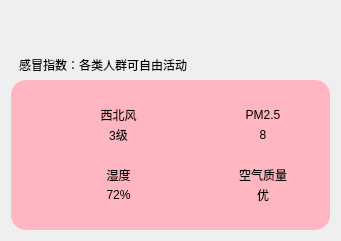
    <widget class="QWidget" name="widget_10" native="true">
     <property name="geometry">
      <rect>
       <x>10</x>
       <y>190</y>
       <width>341</width>
       <height>241</height>
      </rect>
     </property>
     <layout class="QVBoxLayout" name="verticalLayout_9">
      <item>
       <spacer name="verticalSpacer">
        <property name="orientation">
         <enum>Qt::Vertical</enum>
        </property>
        <property name="sizeHint" stdset="0">
         <size>
          <width>20</width>
          <height>10</height>
         </size>
        </property>
       </spacer>
      </item>
      <item>
       <widget class="QLabel" name="lblGanMao">
        <property name="styleSheet">
         <string notr="true">background-color: rgba(60, 60, 60, 0);
padding-left: 5px;
padding-right: 5px;</string>
        </property>
        <property name="text">
         <string>感冒指数：各类人群可自由活动</string>
        </property>
        <property name="wordWrap">
         <bool>true</bool>
        </property>
       </widget>
      </item>
      <item>
       <widget class="QWidget" name="widget_2" native="true">
        <property name="styleSheet">
         <string notr="true">background-color: rgb(255, 182, 193);
border-radius: 15px</string>
        </property>
        <layout class="QGridLayout" name="gridLayout">
         <property name="leftMargin">
          <number>40</number>
         </property>
         <property name="topMargin">
          <number>25</number>
         </property>
         <property name="rightMargin">
          <number>40</number>
         </property>
         <property name="bottomMargin">
          <number>25</number>
         </property>
         <property name="horizontalSpacing">
          <number>50</number>
         </property>
         <property name="verticalSpacing">
          <number>20</number>
         </property>
         <item row="0" column="0">
          <layout class="QHBoxLayout" name="horizontalLayout_12">
           <property name="spacing">
            <number>0</number>
           </property>
           <item>
            <widget class="QLabel" name="lblWindIcon">
             <property name="minimumSize">
              <size>
               <width>40</width>
               <height>40</height>
              </size>
             </property>
             <property name="maximumSize">
              <size>
               <width>40</width>
               <height>40</height>
              </size>
             </property>
             <property name="styleSheet">
              <string notr="true">background-color: rgba(255, 255, 255, 0);</string>
             </property>
             <property name="text">
              <string/>
             </property>
             <property name="pixmap">
              <pixmap resource="res.qrc">:/res/wind.png</pixmap>
             </property>
             <property name="scaledContents">
              <bool>true</bool>
             </property>
             <property name="alignment">
              <set>Qt::AlignCenter</set>
             </property>
            </widget>
           </item>
           <item>
            <layout class="QVBoxLayout" name="verticalLayout_6">
             <item>
              <widget class="QLabel" name="lblWindFx">
               <property name="styleSheet">
                <string notr="true">background-color: rgba(255, 255, 255,0);
font: 10pt &quot;微软雅黑&quot;;</string>
               </property>
               <property name="text">
                <string>西北风</string>
               </property>
               <property name="alignment">
                <set>Qt::AlignCenter</set>
               </property>
              </widget>
             </item>
             <item>
              <widget class="QLabel" name="lblWindFl">
               <property name="styleSheet">
                <string notr="true">background-color: rgba(255, 255, 255,0);
font: 10pt &quot;微软雅黑&quot;;</string>
               </property>
               <property name="text">
                <string>3级</string>
               </property>
               <property name="alignment">
                <set>Qt::AlignCenter</set>
               </property>
              </widget>
             </item>
            </layout>
           </item>
          </layout>
         </item>
         <item row="0" column="1">
          <layout class="QHBoxLayout" name="horizontalLayout_14">
           <property name="spacing">
            <number>0</number>
           </property>
           <item>
            <widget class="QLabel" name="lblPm25Icon">
             <property name="minimumSize">
              <size>
               <width>40</width>
               <height>40</height>
              </size>
             </property>
             <property name="maximumSize">
              <size>
               <width>40</width>
               <height>40</height>
              </size>
             </property>
             <property name="styleSheet">
              <string notr="true">background-color: rgba(255, 255, 255, 0);</string>
             </property>
             <property name="text">
              <string/>
             </property>
             <property name="pixmap">
              <pixmap resource="res.qrc">:/res/pm25.png</pixmap>
             </property>
             <property name="scaledContents">
              <bool>true</bool>
             </property>
             <property name="alignment">
              <set>Qt::AlignCenter</set>
             </property>
            </widget>
           </item>
           <item>
            <layout class="QVBoxLayout" name="verticalLayout_7">
             <item>
              <widget class="QLabel" name="lblPM25Title">
               <property name="styleSheet">
                <string notr="true">background-color: rgba(255, 255, 255,0);
font: 10pt &quot;微软雅黑&quot;;</string>
               </property>
               <property name="text">
                <string>PM2.5</string>
               </property>
               <property name="alignment">
                <set>Qt::AlignCenter</set>
               </property>
              </widget>
             </item>
             <item>
              <widget class="QLabel" name="lblPM25">
               <property name="styleSheet">
                <string notr="true">background-color: rgba(255, 255, 255,0);
font: 10pt &quot;微软雅黑&quot;;</string>
               </property>
               <property name="text">
                <string>8</string>
               </property>
               <property name="alignment">
                <set>Qt::AlignCenter</set>
               </property>
              </widget>
             </item>
            </layout>
           </item>
          </layout>
         </item>
         <item row="1" column="0">
          <layout class="QHBoxLayout" name="horizontalLayout_13">
           <property name="spacing">
            <number>0</number>
           </property>
           <item>
            <widget class="QLabel" name="lblShiDuIcon">
             <property name="minimumSize">
              <size>
               <width>40</width>
               <height>40</height>
              </size>
             </property>
             <property name="maximumSize">
              <size>
               <width>40</width>
               <height>40</height>
              </size>
             </property>
             <property name="styleSheet">
              <string notr="true">background-color: rgba(255, 255, 255, 0);</string>
             </property>
             <property name="text">
              <string/>
             </property>
             <property name="pixmap">
              <pixmap resource="res.qrc">:/res/humidity.png</pixmap>
             </property>
             <property name="scaledContents">
              <bool>true</bool>
             </property>
             <property name="alignment">
              <set>Qt::AlignCenter</set>
             </property>
            </widget>
           </item>
           <item>
            <layout class="QVBoxLayout" name="verticalLayout_3">
             <item>
              <widget class="QLabel" name="lblShiDuTitle">
               <property name="styleSheet">
                <string notr="true">background-color: rgba(255, 255, 255,0);
font: 10pt &quot;微软雅黑&quot;;</string>
               </property>
               <property name="text">
                <string>湿度</string>
               </property>
               <property name="alignment">
                <set>Qt::AlignCenter</set>
               </property>
              </widget>
             </item>
             <item>
              <widget class="QLabel" name="lblShiDu">
               <property name="styleSheet">
                <string notr="true">background-color: rgba(255, 255, 255,0);
font: 10pt &quot;微软雅黑&quot;;</string>
               </property>
               <property name="text">
                <string>72%</string>
               </property>
               <property name="alignment">
                <set>Qt::AlignCenter</set>
               </property>
              </widget>
             </item>
            </layout>
           </item>
          </layout>
         </item>
         <item row="1" column="1">
          <layout class="QHBoxLayout" name="horizontalLayout_15">
           <property name="spacing">
            <number>0</number>
           </property>
           <item>
            <widget class="QLabel" name="lblQualityIcon">
             <property name="minimumSize">
              <size>
               <width>40</width>
               <height>40</height>
              </size>
             </property>
             <property name="maximumSize">
              <size>
               <width>40</width>
               <height>40</height>
              </size>
             </property>
             <property name="autoFillBackground">
              <bool>false</bool>
             </property>
             <property name="styleSheet">
              <string notr="true">background-color: rgba(255, 255, 255, 0);</string>
             </property>
             <property name="text">
              <string/>
             </property>
             <property name="pixmap">
              <pixmap resource="res.qrc">:/res/aqi.png</pixmap>
             </property>
             <property name="scaledContents">
              <bool>true</bool>
             </property>
             <property name="alignment">
              <set>Qt::AlignCenter</set>
             </property>
             <property name="wordWrap">
              <bool>false</bool>
             </property>
             <property name="indent">
              <number>-1</number>
             </property>
            </widget>
           </item>
           <item>
            <layout class="QVBoxLayout" name="verticalLayout_8">
             <item>
              <widget class="QLabel" name="lblQualityTitle">
               <property name="autoFillBackground">
                <bool>false</bool>
               </property>
               <property name="styleSheet">
                <string notr="true">background-color: rgba(255, 255, 255,0);
font: 10pt &quot;微软雅黑&quot;;</string>
               </property>
               <property name="text">
                <string>空气质量</string>
               </property>
               <property name="alignment">
                <set>Qt::AlignCenter</set>
               </property>
              </widget>
             </item>
             <item>
              <widget class="QLabel" name="lblQuality">
               <property name="autoFillBackground">
                <bool>false</bool>
               </property>
               <property name="styleSheet">
                <string notr="true">background-color: rgba(255, 255, 255,0);
font: 10pt &quot;微软雅黑&quot;;</string>
               </property>
               <property name="text">
                <string>优</string>
               </property>
               <property name="alignment">
                <set>Qt::AlignCenter</set>
               </property>
              </widget>
             </item>
            </layout>
           </item>
          </layout>
         </item>
        </layout>
       </widget>
      </item>
     </layout>
    </widget>
